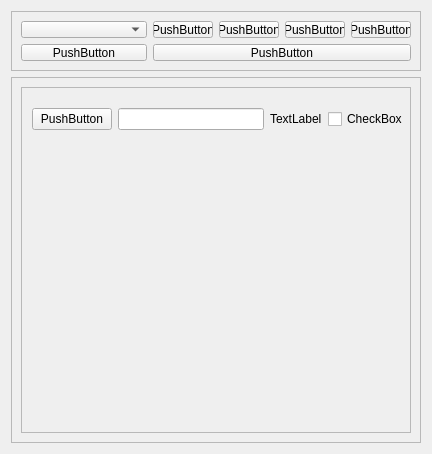
<?xml version="1.0" encoding="UTF-8"?>
<ui version="4.0">
 <class>Form</class>
 <widget class="QWidget" name="Form">
  <property name="geometry">
   <rect>
    <x>0</x>
    <y>0</y>
    <width>432</width>
    <height>454</height>
   </rect>
  </property>
  <property name="windowTitle">
   <string>Form</string>
  </property>
  <layout class="QVBoxLayout" name="verticalLayout">
   <item>
    <layout class="QVBoxLayout" name="verticalLayout_2">
     <item>
      <widget class="QFrame" name="frame">
       <property name="maximumSize">
        <size>
         <width>16777215</width>
         <height>60</height>
        </size>
       </property>
       <property name="frameShape">
        <enum>QFrame::Shape::StyledPanel</enum>
       </property>
       <property name="frameShadow">
        <enum>QFrame::Shadow::Raised</enum>
       </property>
       <property name="lineWidth">
        <number>0</number>
       </property>
       <property name="midLineWidth">
        <number>1</number>
       </property>
       <layout class="QGridLayout" name="gridLayout">
        <item row="0" column="0">
         <widget class="QComboBox" name="comboBox"/>
        </item>
        <item row="0" column="4">
         <widget class="QPushButton" name="pushButton_5">
          <property name="maximumSize">
           <size>
            <width>60</width>
            <height>16777215</height>
           </size>
          </property>
          <property name="text">
           <string>PushButton</string>
          </property>
         </widget>
        </item>
        <item row="0" column="2">
         <widget class="QPushButton" name="pushButton_3">
          <property name="maximumSize">
           <size>
            <width>60</width>
            <height>16777215</height>
           </size>
          </property>
          <property name="text">
           <string>PushButton</string>
          </property>
         </widget>
        </item>
        <item row="0" column="3">
         <widget class="QPushButton" name="pushButton_4">
          <property name="maximumSize">
           <size>
            <width>60</width>
            <height>16777215</height>
           </size>
          </property>
          <property name="text">
           <string>PushButton</string>
          </property>
         </widget>
        </item>
        <item row="0" column="1">
         <widget class="QPushButton" name="pushButton_2">
          <property name="maximumSize">
           <size>
            <width>60</width>
            <height>16777215</height>
           </size>
          </property>
          <property name="text">
           <string>PushButton</string>
          </property>
         </widget>
        </item>
        <item row="1" column="0">
         <widget class="QPushButton" name="pushButton">
          <property name="text">
           <string>PushButton</string>
          </property>
         </widget>
        </item>
        <item row="1" column="1" colspan="4">
         <widget class="QPushButton" name="pushButton_6">
          <property name="text">
           <string>PushButton</string>
          </property>
         </widget>
        </item>
       </layout>
      </widget>
     </item>
     <item>
      <widget class="QFrame" name="frame_2">
       <property name="frameShape">
        <enum>QFrame::Shape::StyledPanel</enum>
       </property>
       <property name="frameShadow">
        <enum>QFrame::Shadow::Raised</enum>
       </property>
       <property name="lineWidth">
        <number>0</number>
       </property>
       <layout class="QVBoxLayout" name="verticalLayout_3">
        <item>
         <widget class="QScrollArea" name="scrollArea">
          <property name="widgetResizable">
           <bool>true</bool>
          </property>
          <widget class="QWidget" name="scrollAreaWidgetContents">
           <property name="geometry">
            <rect>
             <x>0</x>
             <y>0</y>
             <width>390</width>
             <height>346</height>
            </rect>
           </property>
           <widget class="QWidget" name="widget" native="true">
            <property name="geometry">
             <rect>
              <x>10</x>
              <y>10</y>
              <width>376</width>
              <height>42</height>
             </rect>
            </property>
            <layout class="QHBoxLayout" name="horizontalLayout">
             <item>
              <widget class="QPushButton" name="pushButton_7">
               <property name="text">
                <string>PushButton</string>
               </property>
              </widget>
             </item>
             <item>
              <widget class="QLineEdit" name="lineEdit"/>
             </item>
             <item>
              <widget class="QLabel" name="label">
               <property name="text">
                <string>TextLabel</string>
               </property>
              </widget>
             </item>
             <item>
              <widget class="QCheckBox" name="checkBox">
               <property name="text">
                <string>CheckBox</string>
               </property>
              </widget>
             </item>
            </layout>
           </widget>
          </widget>
         </widget>
        </item>
       </layout>
      </widget>
     </item>
    </layout>
   </item>
  </layout>
 </widget>
 <resources/>
 <connections/>
</ui>
